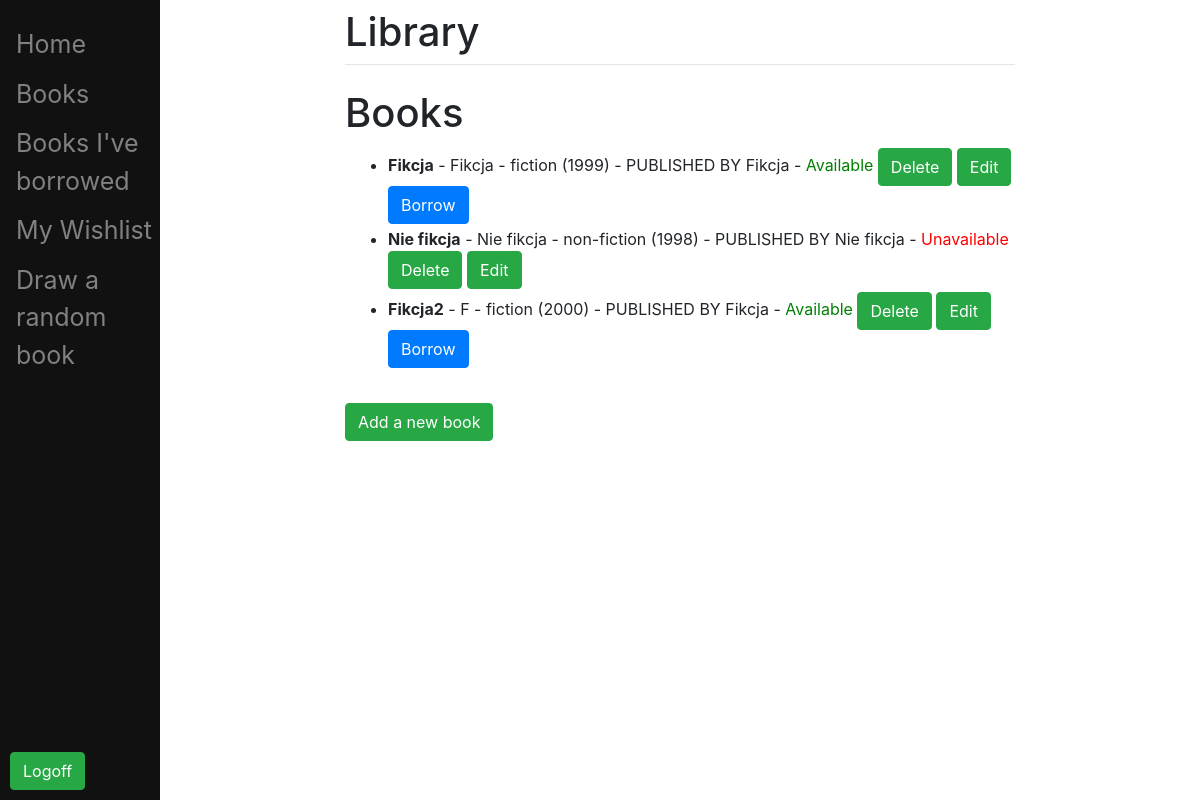
Page /books/ (signed in) on the earlier database version.
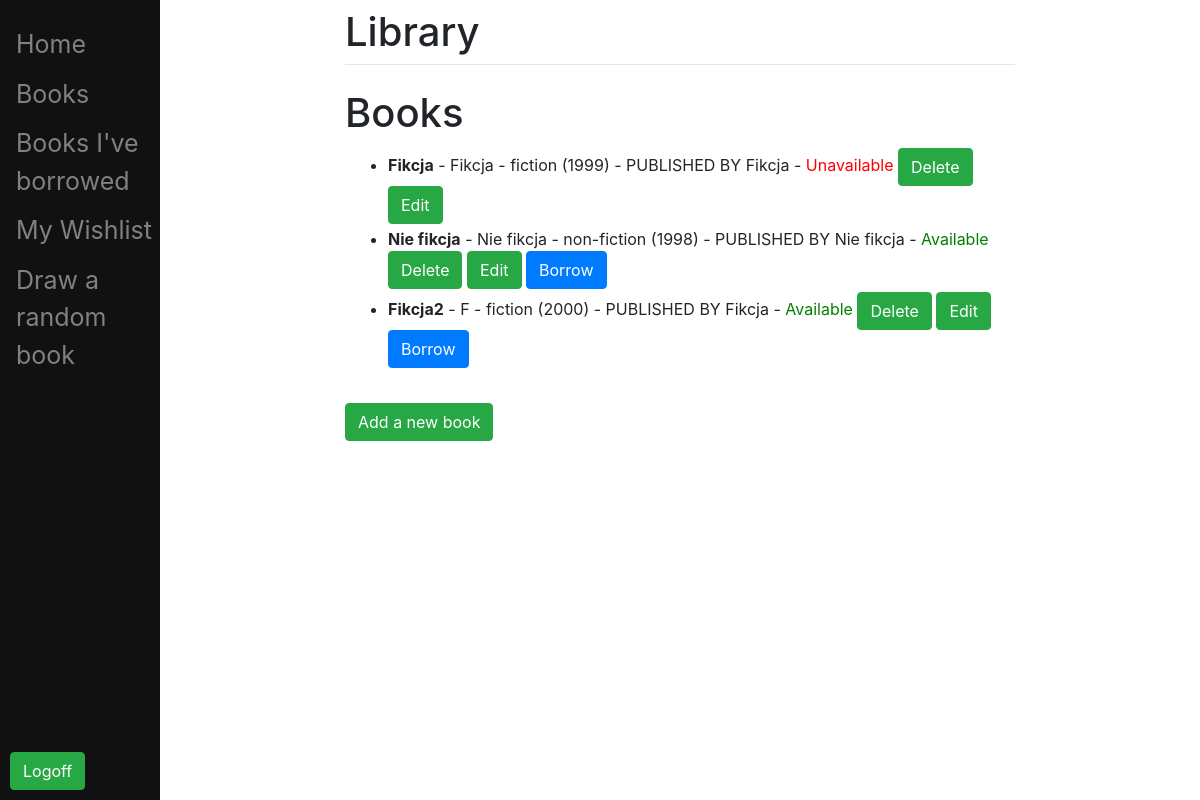
Same page on the later database version.
### app/models.py (models this page shows, shortened)
class Book(models.Model):
    GENRE_CHOICES = [
        ('fiction', 'Fiction'),
        ('non-fiction', 'Non-Fiction'),
        ('fantasy', 'Fantasy'),
        ]
    title = models.CharField(max_length=200)
    author = models.CharField(max_length=200)
    genre = models.CharField(max_length=20, choices=GENRE_CHOICES)
    year = models.IntegerField()
    borrowed_by = models.ForeignKey(User, on_delete=models.CASCADE, related_name="book", null=True, blank=True)
    available = models.BooleanField(default=True)
    quantity = models.PositiveIntegerField(default=1)
    publisher = models.CharField(max_length=200,null=True, blank=True)

### app/views.py (the view)
# urls.py: path('books/', views.book_list, name='book_list'),
@login_required
def book_list(request):
    books = Book.objects.all()
    return render(request, 'app/book_list.html', {'books': books})

### app/templates/app/book_list.html (shortened to what this page needs)
{% extends 'app/base.html' %}
{% block content %}
<h1>Books</h1>
<div class="input-group mb-3">
    <div class="input-group-prepend">
    <ul>
        {% for book in books %}
            <li style="margin:3px">
                <strong>{{ book.title }}</strong> - {{ book.author }} - {{ book.genre }} ({{ book.year }}) - PUBLISHED BY {{ book.publisher }} -
                {% if book.available %}
                    <span style="color:green;">Available</span>
                {% else %}
                    <span style="color:red;">Unavailable</span>
                {% endif %}
                {% for group in user.groups.all %}
                    {% if group.name == 'Employees' %}
                    <form action="{% url 'delete_book' book.id %}" method="post" style="display: inline;" class="form-group">
                        <button type="submit" class="btn btn-success">Delete</button>
                    </form>
                <a href="{% url 'edit_book' book.id %}" class="btn btn-success">Edit</a>
                {% endif %}
                {% endfor %}
                {% if book.available %}
                <form action="{% url 'borrow_book' book.id %}" method="post" style="display: inline;" class="form-group">
                <button type="submit" class="btn btn-primary">Borrow</button>
                </form>
                {% endif %}
            </li>
        {% endfor %}
    </ul>
    </div>
</div>
{% for group in user.groups.all %}
    {% if group.name == 'Employees' %}
<a href="{% url 'add_book' %}" class="btn btn-success">Add a new book</a>
    {% endif %}
{% endfor %}
{% endblock %}

Differences in the rows shown:
changed Book (number 1 of 3 on the later page): available "Available Borrow" → "Unavailable"
changed Book "Nie fikcja": available "Unavailable" → "Available Borrow"
